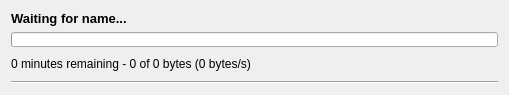
<?xml version="1.0" encoding="UTF-8"?>
<ui version="4.0">
 <class>WidgetDownloadItem</class>
 <widget class="QWidget" name="WidgetDownloadItem">
  <property name="geometry">
   <rect>
    <x>0</x>
    <y>0</y>
    <width>509</width>
    <height>94</height>
   </rect>
  </property>
  <property name="windowTitle">
   <string>Form</string>
  </property>
  <layout class="QGridLayout" name="gridLayout">
   <item row="0" column="0">
    <widget class="QLabel" name="label">
     <property name="sizePolicy">
      <sizepolicy hsizetype="Expanding" vsizetype="Preferred">
       <horstretch>0</horstretch>
       <verstretch>0</verstretch>
      </sizepolicy>
     </property>
     <property name="font">
      <font>
       <pointsize>10</pointsize>
       <weight>75</weight>
       <bold>true</bold>
      </font>
     </property>
     <property name="text">
      <string>Waiting for name...</string>
     </property>
    </widget>
   </item>
   <item row="1" column="0" colspan="5">
    <widget class="QProgressBar" name="progressBar">
     <property name="sizePolicy">
      <sizepolicy hsizetype="Expanding" vsizetype="Fixed">
       <horstretch>0</horstretch>
       <verstretch>15</verstretch>
      </sizepolicy>
     </property>
     <property name="minimumSize">
      <size>
       <width>0</width>
       <height>15</height>
      </size>
     </property>
     <property name="maximumSize">
      <size>
       <width>16777215</width>
       <height>15</height>
      </size>
     </property>
     <property name="maximum">
      <number>100</number>
     </property>
     <property name="value">
      <number>0</number>
     </property>
     <property name="textVisible">
      <bool>false</bool>
     </property>
    </widget>
   </item>
   <item row="2" column="0">
    <widget class="QLabel" name="label_2">
     <property name="text">
      <string>0 minutes remaining - 0 of 0 bytes (0 bytes/s)</string>
     </property>
    </widget>
   </item>
   <item row="2" column="1">
    <spacer name="horizontalSpacer">
     <property name="orientation">
      <enum>Qt::Horizontal</enum>
     </property>
     <property name="sizeType">
      <enum>QSizePolicy::Maximum</enum>
     </property>
     <property name="sizeHint" stdset="0">
      <size>
       <width>250</width>
       <height>13</height>
      </size>
     </property>
    </spacer>
   </item>
   <item row="2" column="2">
    <widget class="QPushButton" name="goButton">
     <property name="enabled">
      <bool>false</bool>
     </property>
     <property name="toolTip">
      <string>Start</string>
     </property>
     <property name="text">
      <string/>
     </property>
     <property name="icon">
      <iconset resource="resources.qrc">
       <normaloff>:/general/interfaceIcons/generalGo.png</normaloff>:/general/interfaceIcons/generalGo.png</iconset>
     </property>
     <property name="flat">
      <bool>true</bool>
     </property>
    </widget>
   </item>
   <item row="2" column="3">
    <widget class="QPushButton" name="queueButton">
     <property name="enabled">
      <bool>false</bool>
     </property>
     <property name="toolTip">
      <string>Queue</string>
     </property>
     <property name="text">
      <string/>
     </property>
     <property name="icon">
      <iconset resource="resources.qrc">
       <normaloff>:/general/interfaceIcons/generalQueue.png</normaloff>:/general/interfaceIcons/generalQueue.png</iconset>
     </property>
     <property name="flat">
      <bool>true</bool>
     </property>
    </widget>
   </item>
   <item row="2" column="4">
    <widget class="QPushButton" name="stopButton">
     <property name="enabled">
      <bool>false</bool>
     </property>
     <property name="toolTip">
      <string>Stop</string>
     </property>
     <property name="text">
      <string/>
     </property>
     <property name="icon">
      <iconset resource="resources.qrc">
       <normaloff>:/general/interfaceIcons/generalStop.png</normaloff>:/general/interfaceIcons/generalStop.png</iconset>
     </property>
     <property name="flat">
      <bool>true</bool>
     </property>
    </widget>
   </item>
   <item row="3" column="0" colspan="5">
    <widget class="Line" name="line">
     <property name="orientation">
      <enum>Qt::Horizontal</enum>
     </property>
    </widget>
   </item>
  </layout>
 </widget>
 <resources>
  <include location="resources.qrc"/>
 </resources>
 <connections/>
</ui>
